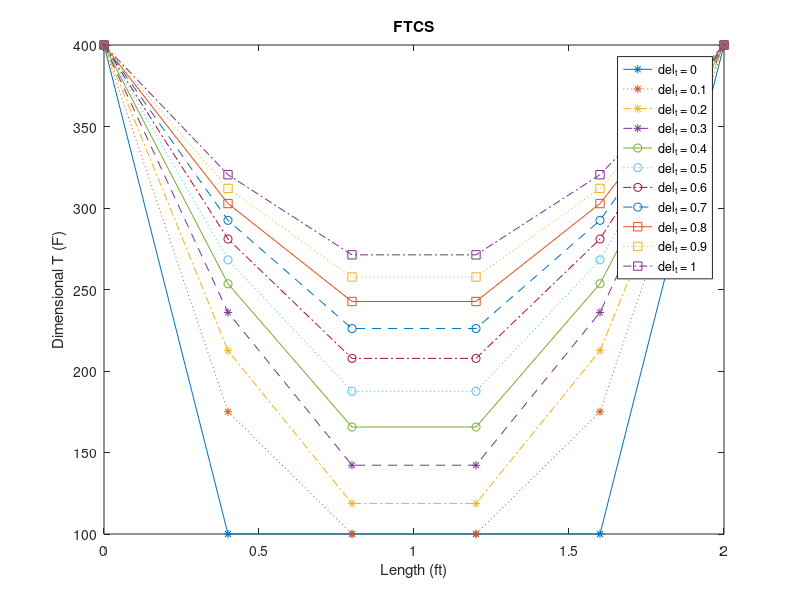

MATLAB code to generate this figure: (Note: this script raises an error after producing the figure.)
%% Homework-4 -- FTCS -- CFD

%% Parameters

L=2;
Ti=100;
Ts=400;
alpha=0.4;
del_t=0.1;
t_start=0;
t_end=1;

%% Modifying the BCs' and other variables according to non-dimensional setting

% x=L*x_nd
% T_nd=(T-Ts)/(Ti-Ts)
% t=(L^2/alpha)*t_nd

tnd_start=(alpha/L^2)*t_start;
tnd_end=(alpha/L^2)*t_end;
del_tnd=(alpha/L^2)*del_t;

% Number of time steps
Nt=round((tnd_end-tnd_start)/del_tnd);

% IC
Ti_nd=(Ti-Ts)/(Ti-Ts);

% BC
Ts_nd=(Ts-Ts)/(Ti-Ts);

%% Setting up of del_xnd for FTCS

% T_nd(j) = T_nd_old(j) + (del_tnd/del_xnd^2)*(T_nd_old(j-1)-2*T_nd_old(j)+T_nd_old(j+1))
% Let us assume that the stability of FTCS is 0.5, then
% (del_tnd/del_xnd^2) must be less than or equal to 0.5

del_xnd_min=(2*del_tnd)^0.5;

% Since del_xnd_min=0.1414, let us assume that
del_xnd=0.2;

% Number of grid points
Nx=round(1/del_xnd)+1;

%% Initial Conditions setup

T=zeros(Nt+1,Nx);
T_nd=zeros(1,Nx);
T_nd(1)=Ts_nd;
T_nd(Nx)=Ts_nd;
for j=2:(Nx-1)
    T_nd(j)=Ti_nd;
end
T(1,:)=T_nd*(Ti-Ts)+Ts;
time=0;

%% Time Marching of the solution

T_nd_old=zeros(1,Nx);
for i=1:Nt
    time=time+del_tnd;
    
    % Keeping track of previous time step values
    T_nd_old=T_nd;
    
    % Evaluating T at the current time step
    for j=2:(Nx-1)
        T_nd(j)=T_nd_old(j)+(del_tnd/del_xnd^2)*(T_nd_old(j-1)-2*T_nd_old(j)+T_nd_old(j+1));
    end
    
    % Setting BCs'
    T_nd(1)=Ts_nd;
    T_nd(Nx)=Ts_nd;
    
    T(i+1,:)=T_nd*(Ti-Ts)+Ts;
end

%% Plot of temperature profile

line={'*-','*:','*-.','*--','o-','o:','o-.','o--','s-','s:','s-.'};
for t=1:Nt+1
    plot(linspace(0,L,Nx),T(t,:),line{t})
    hold on
    legendInfo{t} = ['del_t = ' num2str((t-1)*0.1)];
end
xlabel('Length (ft)');
ylabel('Dimensional T (F)');
title('FTCS');
legend(legendInfo)

%% Analytical Solution at t=1hr

syms m;
x=linspace(0,L,Nx);
sum_fun=2*(Ti-Ts)*exp(-1*((m*pi)/L)^2*alpha*1)*(((1-(-1)^m)/(m*pi))*sin((m*pi*x)/L));
T_an=vpa(Ts+symsum(sum_fun,m,1,inf),4);

%% Error

Err=(1/Nx)*sqrt(sum((T(Nt+1,:)-T_an).^2));


